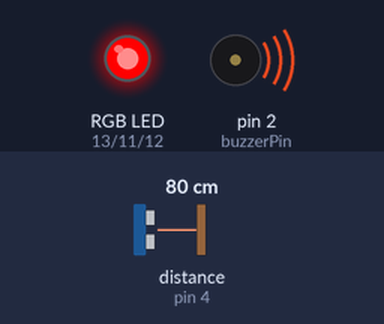
Recording of a sketch running on a simulated Arduino Uno, built with avr-gcc and run on an emulated ATmega328P. Shown: an RGB LED mixed from three pins (HIGH = lit), buzzer (waves = sounding). Wiring (inferred from the names in the program): ultrasonic range finder: trigger pin 7; echo pin 4. The inputs (shaded band) are chosen by the test bench; at power-on: distance to the obstacle (sensor on pin 4) 80 cm. The echo pulse lasts 58.3 µs per cm; pins used as bus, display or sensor lines are not drawn.

Above: at 1.26 s.
1.3 s: distance to the obstacle (sensor on pin 4) set to 120 cm
At 2.5 s:
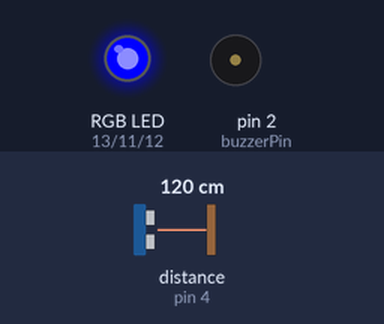
2.8 s: distance to the obstacle (sensor on pin 4) set to 2 cm
At 2.95 s:
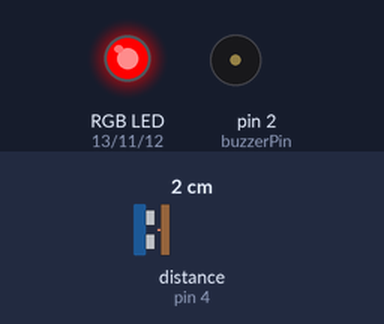
5.8 s: distance to the obstacle (sensor on pin 4) set to 250 cm
At 6.8 s:
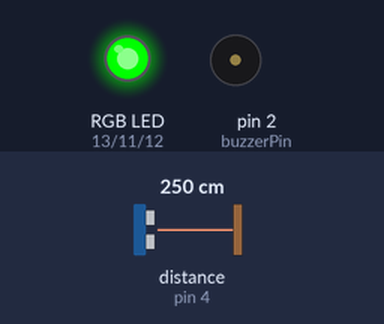
7.3 s: distance to the obstacle (sensor on pin 4) set to 204 cm
8.8 s: distance to the obstacle (sensor on pin 4) set to 197 cm
At 9.1 s:
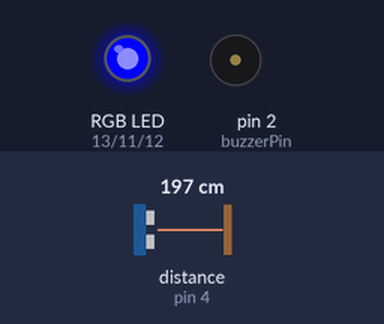
10.3 s: distance to the obstacle (sensor on pin 4) set to 4 cm
At 10.47 s:
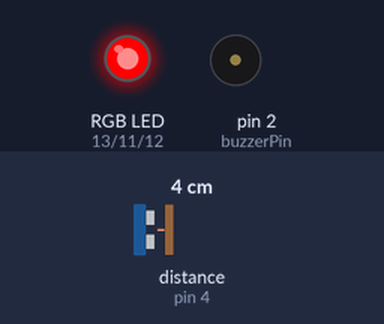
Timing chart, 0 to 14.3 s (numbered marks = the images above; inputs shaded):
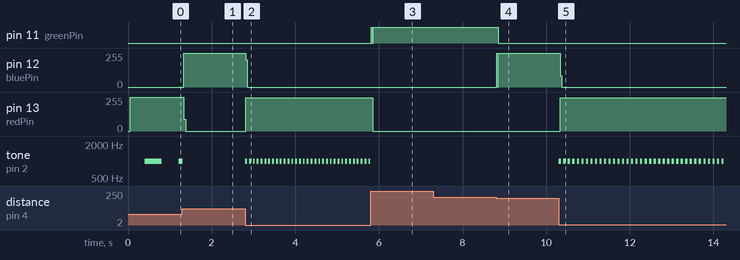

The sketch:

parking_sensor.ino
```cpp
const int trigPin = 7;
const int echoPin = 4;
const int redPin = 13;
const int bluePin = 12;
const int greenPin = 11;
const int buzzerPin = 2;

unsigned long previousBeepTime = 0;
bool beepState = false;

void setup() {
  pinMode(trigPin, OUTPUT);
  pinMode(echoPin, INPUT);
  pinMode(redPin, OUTPUT);
  pinMode(bluePin, OUTPUT);
  pinMode(greenPin, OUTPUT);
  pinMode(buzzerPin, OUTPUT);

  digitalWrite(greenPin, HIGH);
  digitalWrite(redPin, LOW);
  digitalWrite(bluePin, LOW);
}

void loop() {
  digitalWrite(trigPin, LOW);
  delayMicroseconds(2);
  digitalWrite(trigPin, HIGH);
  delayMicroseconds(10);
  digitalWrite(trigPin, LOW);

  long duration = pulseIn(echoPin, HIGH);
  int distance = duration * 0.0343 / 2;

  if (distance > 0 && distance < 100) {
    setColor(redPin);
    handleBeep(mapDistanceToInterval(distance));
  } else if (distance >= 100 && distance < 200) {
    setColor(bluePin);
    stopBuzzer();
  } else if (distance >= 200) {
    setColor(greenPin);
    stopBuzzer();
  } else {
    setColor(-1);
    stopBuzzer();
  }
}

void setColor(int color) {
  digitalWrite(redPin, LOW);
  digitalWrite(greenPin, LOW);
  digitalWrite(bluePin, LOW);
  if (color == redPin) digitalWrite(redPin, HIGH);
  else if (color == greenPin) digitalWrite(greenPin, HIGH);
  else if (color == bluePin) digitalWrite(bluePin, HIGH);
}

int mapDistanceToInterval(int cm) {
  int interval = map(cm, 2, 100, 50, 500);
  return constrain(interval, 30, 1000);
}

void handleBeep(int interval) {
  unsigned long now = millis();
  if (now - previousBeepTime >= interval) {
    previousBeepTime = now;
    beepState = !beepState;
    if (beepState) tone(buzzerPin, 1000);
    else noTone(buzzerPin);
  }
}

void stopBuzzer() {
  noTone(buzzerPin);
  beepState = false;
}
```

Measured:
- the behaviour switches between 201 and 200 cm on distance to the obstacle (sensor on pin 4) (found by bisection; images 3 and 4)
- after the input at 1.3 s, pin 12 (bluePin): 0/255 → 255/255 at once; pin 13 (redPin): 254/255 → 0/255 at once
- after the input at 2.8 s, pin 12 (bluePin): 255/255 → 0/255 at once; pin 13 (redPin): 0/255 → 251/255 at once; tone on pin 2 (buzzerPin): alternates 1000 Hz for 0.05 s and silent for 0.05 s, starting at once
- after the input at 5.8 s, pin 11 (greenPin): LOW → HIGH at once, → LOW 0.03 s later, → HIGH 0.02 s later; pin 13 (redPin): 251/255 → 0/255 after 0.06 s; tone on pin 2 (buzzerPin): stops changing and stays silent
- after the input at 7.3 s, every drawn part: stays the same
- after the input at 8.8 s, pin 11 (greenPin): HIGH → LOW after 0.05 s; pin 12 (bluePin): 0/255 → 255/255 at once
- after the input at 10.3 s, pin 12 (bluePin): 255/255 → 0/255 at once; pin 13 (redPin): 0/255 → 251/255 at once; tone on pin 2 (buzzerPin): alternates 1000 Hz for 0.05 s and silent for 0.05 s, starting at once
